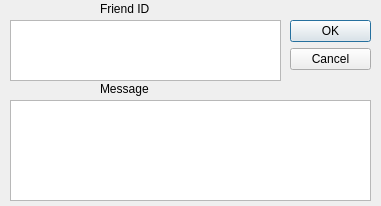
<?xml version="1.0" encoding="UTF-8"?>
<ui version="4.0">
 <class>AddFriend</class>
 <widget class="QDialog" name="AddFriend">
  <property name="geometry">
   <rect>
    <x>0</x>
    <y>0</y>
    <width>381</width>
    <height>206</height>
   </rect>
  </property>
  <property name="windowTitle">
   <string>Dialog</string>
  </property>
  <widget class="QDialogButtonBox" name="buttonBox">
   <property name="geometry">
    <rect>
     <x>290</x>
     <y>20</y>
     <width>81</width>
     <height>241</height>
    </rect>
   </property>
   <property name="orientation">
    <enum>Qt::Vertical</enum>
   </property>
   <property name="standardButtons">
    <set>QDialogButtonBox::Cancel|QDialogButtonBox::Ok</set>
   </property>
  </widget>
  <widget class="QPlainTextEdit" name="plainTextEdit">
   <property name="geometry">
    <rect>
     <x>10</x>
     <y>20</y>
     <width>271</width>
     <height>61</height>
    </rect>
   </property>
  </widget>
  <widget class="QLabel" name="label">
   <property name="geometry">
    <rect>
     <x>100</x>
     <y>0</y>
     <width>67</width>
     <height>17</height>
    </rect>
   </property>
   <property name="text">
    <string>Friend ID</string>
   </property>
  </widget>
  <widget class="QPlainTextEdit" name="plainTextEdit_2">
   <property name="geometry">
    <rect>
     <x>10</x>
     <y>100</y>
     <width>361</width>
     <height>101</height>
    </rect>
   </property>
  </widget>
  <widget class="QLabel" name="label_2">
   <property name="geometry">
    <rect>
     <x>100</x>
     <y>80</y>
     <width>67</width>
     <height>17</height>
    </rect>
   </property>
   <property name="text">
    <string>Message</string>
   </property>
  </widget>
 </widget>
 <resources/>
 <connections>
  <connection>
   <sender>buttonBox</sender>
   <signal>accepted()</signal>
   <receiver>AddFriend</receiver>
   <slot>accept()</slot>
   <hints>
    <hint type="sourcelabel">
     <x>248</x>
     <y>254</y>
    </hint>
    <hint type="destinationlabel">
     <x>157</x>
     <y>274</y>
    </hint>
   </hints>
  </connection>
  <connection>
   <sender>buttonBox</sender>
   <signal>rejected()</signal>
   <receiver>AddFriend</receiver>
   <slot>reject()</slot>
   <hints>
    <hint type="sourcelabel">
     <x>316</x>
     <y>260</y>
    </hint>
    <hint type="destinationlabel">
     <x>286</x>
     <y>274</y>
    </hint>
   </hints>
  </connection>
 </connections>
</ui>
